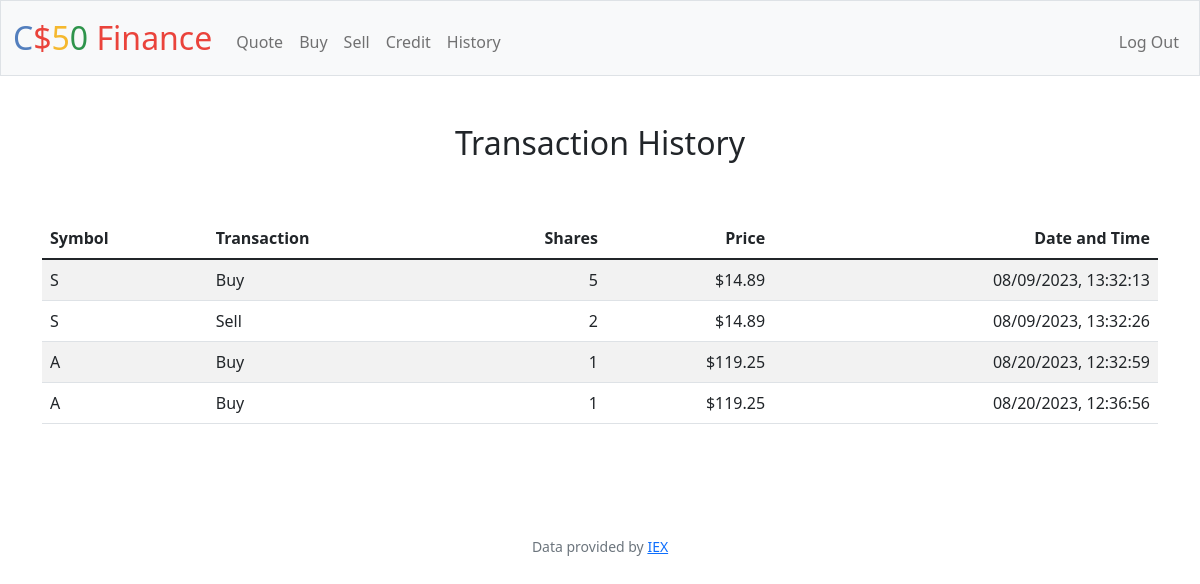
The app's page /history (signed in) with its own data.
### tables this page shows
CREATE TABLE 'history' (id INTEGER PRIMARY KEY AUTOINCREMENT NOT NULL, symbol TEXT NOT NULL, price NUMERIC NOT NULL, shares INTEGER NOT NULL, type TEXT NOT NULL, owner TEXT NOT NULL, datetime TEXT NOT NULL);

### app.py (the view)
@app.route("/history")
@login_required
def history():
    row = db.execute("SELECT * FROM users WHERE id = ?", session["user_id"])
    name = row[0]["username"]
    history_lines = db.execute("SELECT * FROM history WHERE owner = ?", name)
    return render_template("history.html", history_lines=history_lines)

### app.py (called while the page is built)
@app.after_request
def after_request(response):
    response.headers["Cache-Control"] = "no-cache, no-store, must-revalidate"
    response.headers["Expires"] = 0
    response.headers["Pragma"] = "no-cache"
    return response

### helpers.py (called while the page is built)
def login_required(f):
    @wraps(f)
    def decorated_function(*args, **kwargs):
        if session.get("user_id") is None:
            return redirect("/login")
        return f(*args, **kwargs)
    return decorated_function

def usd(value):
    return f"${value:,.2f}"

### templates/history.html (shortened to what this page needs)
{% extends "layout.html" %}
{% block main %}
    <h2>Transaction History</h2>
    <main class="container py-5 text-center">
        <table class="table table-striped">
            <thead>
                <tr>
                    <th class="text-start">Symbol</th>
                    <th class="text-start">Transaction</th>
                    <th class="text-end">Shares</th>
                    <th class="text-end">Price</th>
                    <th class="text-end">Date and Time</th>
                </tr>
            </thead>
           <tbody>
            {% for line in history_lines %}
                    <tr>
                        <td class="text-start">{{line.symbol}}</td>
                        <td class="text-start">{{line.type}}</td>
                        <td class="text-end">{{line.shares}}</td>
                        <td class="text-end">{{line.price | usd }}</td>
                        <td class="text-end">{{line.datetime}}</td>
                    </tr>
            {% endfor %}
            </tbody>
        </table>
            </main>
    {% endblock %}

### templates/layout.html (shortened to what this page needs)
<!DOCTYPE html>
<html lang="en">
    <head>
        <link href="https://cdn.jsdelivr.net/npm/bootstrap@5.1.3/dist/css/bootstrap.min.css" rel="stylesheet">
        <link href="/static/styles.css" rel="stylesheet">
    </head>
    <body>
        <nav class="bg-light border navbar navbar-expand-md navbar-light">
            <div class="container-fluid">
                <a class="navbar-brand" href="/"><span class="blue">C</span><span class="red">$</span><span class="yellow">5</span><span class="green">0</span> <span class="red">Finance</span></a>
                <div class="collapse navbar-collapse" id="navbar">
                    {% if session["user_id"] %}
                        <ul class="navbar-nav me-auto mt-2">
                            <li class="nav-item"><a class="nav-link" href="/quote">Quote</a></li>
                            <li class="nav-item"><a class="nav-link" href="/buy">Buy</a></li>
                            <li class="nav-item"><a class="nav-link" href="/sell">Sell</a></li>
                            <li class="nav-item"><a class="nav-link" href="/credit">Credit</a></li>
                            <li class="nav-item"><a class="nav-link" href="/history">History</a></li>
                        </ul>
                        <ul class="navbar-nav ms-auto mt-2">
                            <li class="nav-item"><a class="nav-link" href="/logout">Log Out</a></li>
                        </ul>
                    {% else %}
                        <ul class="navbar-nav ms-auto mt-2">
                            <li class="nav-item"><a class="nav-link" href="/register">Register</a></li>
                            <li class="nav-item"><a class="nav-link" href="/login">Log In</a></li>
                        </ul>
                    {% endif %}
                </div>
            </div>
        </nav>
        <main class="container-fluid py-5 text-center">
            {% block main %}{% endblock %}
        </main>
        <footer class="mb-5 small text-center text-muted">
            Data provided by <a href="https://iexcloud.io/">IEX</a>
        </footer>
    </body>
</html>

### static/styles.css (style rules this page uses)
nav .navbar-brand { font-size: xx-large; }
nav .navbar-brand .blue { color: #537fbe; }
nav .navbar-brand .red { color: #ea433b; }
nav .navbar-brand .yellow { color: #f5b82e; }
nav .navbar-brand .green { color: #2e944b; }

### records on screen
history: symbol "S", type "Buy", shares "5", price "$14.89", datetime "08/09/2023, 13:32:13"
history: symbol "S", type "Sell", shares "2", price "$14.89", datetime "08/09/2023, 13:32:26"
history: symbol "A", type "Buy", shares "1", price "$119.25", datetime "08/20/2023, 12:32:59"
history: symbol "A", type "Buy", shares "1", price "$119.25", datetime "08/20/2023, 12:36:56"
